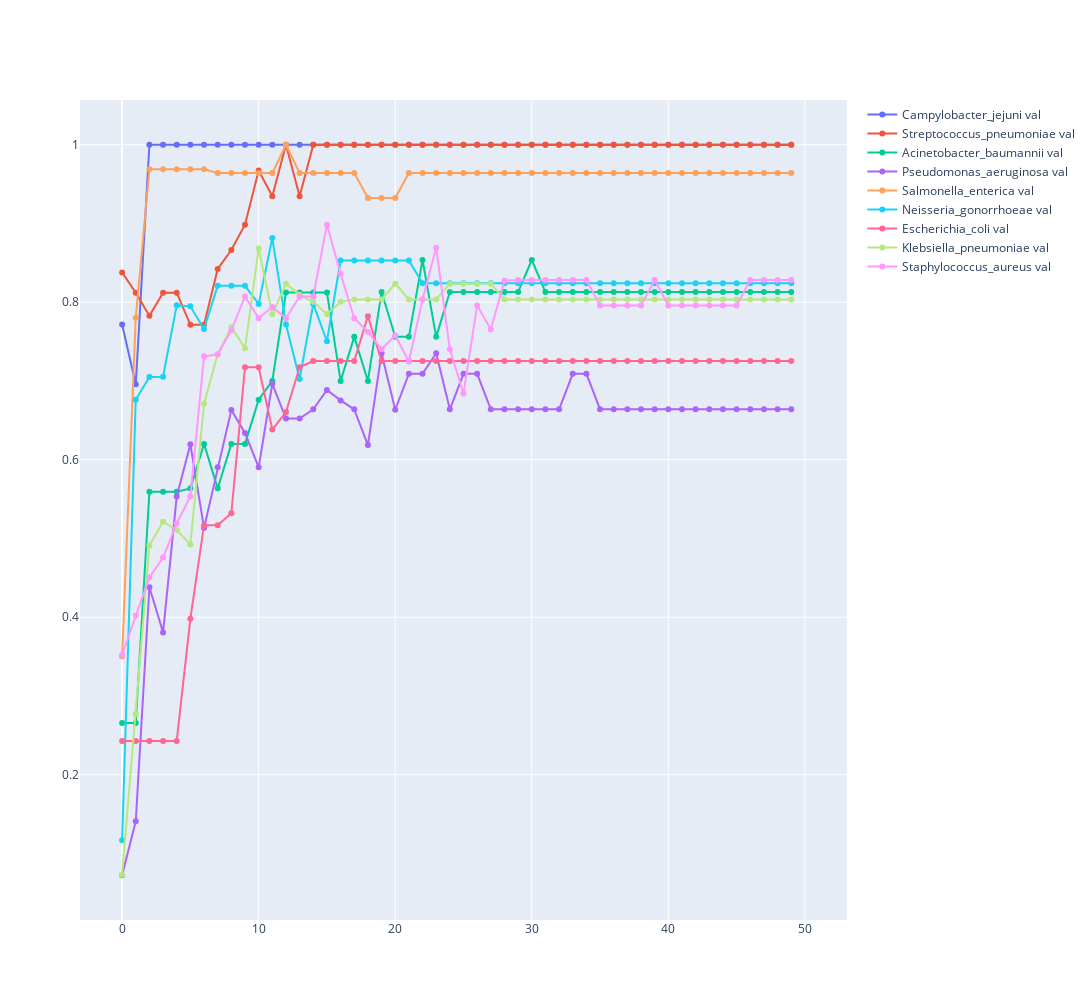

Write notebook code for a chart like this one.
### Code cell
p = Path("logs")
all_metrics = {}
for i in p.glob("*"):
    metrics = pd.read_csv(i / "version_0" / "metrics.csv")
    metrics = metrics.groupby("epoch").mean().reset_index()
    metrics = metrics[["epoch", "train_mcc", "val_mcc"]]
    all_metrics[str(i.name)] = metrics
import plotly.graph_objects as go

fig = go.Figure()
for name, metrics in all_metrics.items():
    # fig.add_trace(
    #     go.Scatter(
    #         x=metrics["epoch"],
    #         y=metrics["train_mcc"],
    #         mode="lines+markers",
    #         name=f"{name} train",
    #         line=dict(dash="dash"),
    #     )
    # )
    fig.add_trace(
        go.Scatter(
            x=metrics["epoch"],
            y=metrics["val_mcc"],
            mode="lines+markers",
            name=f"{name} val",
        )
    )
fig.update_layout(width=1200, height=1000)
fig.show()
